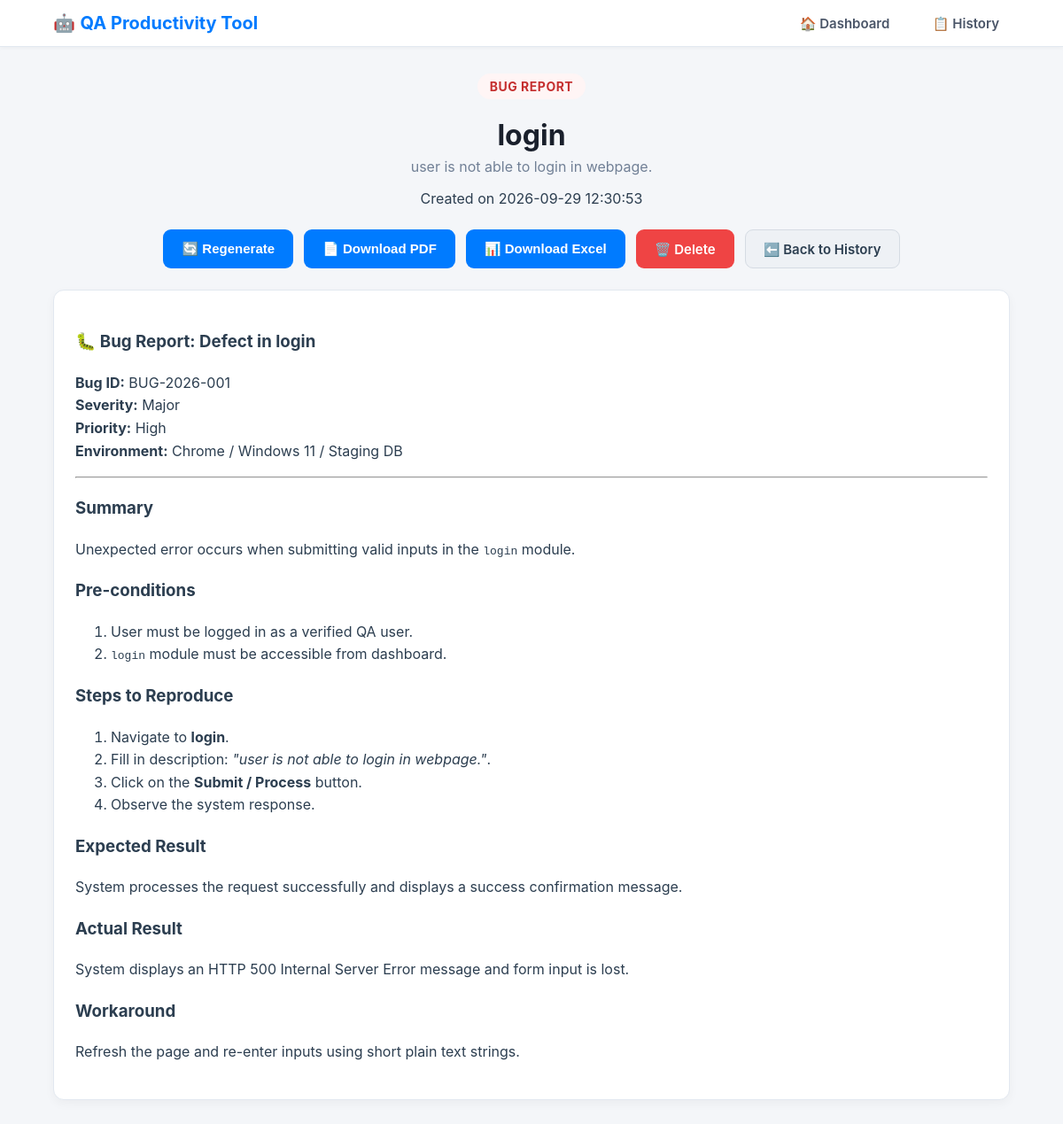
The page /view/50 on the database its author committed.
### tables this page shows
CREATE TABLE reports (
                id INTEGER PRIMARY KEY AUTOINCREMENT,
                type TEXT NOT NULL,
                feature TEXT NOT NULL,
                description TEXT NOT NULL,
                content TEXT,
                created_at TIMESTAMP DEFAULT CURRENT_TIMESTAMP
            );

### app.py (the view)
@app.route("/view/<int:id>")
def view_report(id):
    conn = get_db()
    cursor = conn.cursor()
    cursor.execute("SELECT * FROM reports WHERE id = ?", (id,))
    report = cursor.fetchone()
    conn.close()
    if not report:
        flash("Report not found.")
        return redirect(url_for("history"))
    content_html = markdown.markdown(report["content"] or "", extensions=['tables'])
    return render_template("view.html", report=report, content_html=content_html)

### app.py (called while the page is built, shortened)
def get_db():
    db_path = DATABASE
    conn = sqlite3.connect(db_path)
    conn.row_factory = sqlite3.Row
    return conn

### templates/view.html (shortened to what this page needs)
<!DOCTYPE html>
<html lang="en">
<head>
    <link rel="stylesheet" href="{{ url_for('static', filename='style.css') }}">
</head>
<body>
<header class="navbar">
    <div class="nav-container">
        <div class="logo">🤖 <strong>QA Productivity Tool</strong></div>
        <nav class="nav-links">
            <a href="/">🏠 Dashboard</a>
            <a href="/history">📋 History</a>
        </nav>
    </div>
</header>
<div class="container">
    <div class="result-header">
        <span class="badge badge-large badge-{{ report.type|lower|replace(' ', '-') }}">{{ report.type }}</span>
        <h1>{{ report.feature }}</h1>
        <p class="subtitle">{{ report.description }}</p>
        <p class="timestamp">Created on {{ report.created_at }}</p>
    </div>
    <div class="action-buttons">
        <form action="/regenerate" method="POST" style="display:inline;">
            <button type="submit" class="btn btn-primary">🔄 Regenerate</button>
        </form>
        <form action="/download_pdf" method="POST" style="display:inline;">
            <button type="submit" class="btn btn-primary">📄 Download PDF</button>
        </form>
        <form action="/download_excel" method="POST" style="display:inline;">
            <button type="submit" class="btn btn-primary">📊 Download Excel</button>
        </form>
        <a href="/delete/{{ report.id }}" class="btn btn-danger">🗑️ Delete</a>
        <a href="/history" class="btn btn-secondary">⬅️ Back to History</a>
    </div>
    <div class="ai-result">
        {{ content_html|safe }}
    </div>
</div>
</body>
</html>

### static/style.css (style rules this page uses)
body { margin: 0; padding: 0; background: #f4f6f9; font-family: -apple-system, BlinkMacSystemFont, "Segoe UI", Roboto, Helvetica, Arial, sans-serif; color: #2c3e50; }
.navbar { background: #ffffff; border-bottom: 1px solid #e2e8f0; padding: 14px 0; box-shadow: 0 2px 4px rgba(0,0,0,0.03); }
.nav-container { width: 90%; max-width: 1150px; margin: 0 auto; display: flex; justify-content: space-between; align-items: center; }
.logo { font-size: 20px; color: #007bff; }
.nav-links a { margin-left: 20px; text-decoration: none; color: #4a5568; font-weight: 600; font-size: 15px; padding: 6px 12px; border-radius: 6px; transition: all 0.2s ease; }
.container { width: 90%; max-width: 1150px; margin: 30px auto 60px auto; }
h1 { color: #1a202c; margin-bottom: 6px; }
.subtitle { color: #718096; margin-top: 0; font-size: 16px; }
.btn { display: inline-flex; align-items: center; justify-content: center; min-height: 44px; padding: 0 20px; border-radius: 9px; border: 1px solid transparent; font-size: 15px; font-weight: 600; text-decoration: none; cursor: pointer; box-sizing: border-box; transition: all 0.2s ease; }
.btn-primary { background: #007bff; color: #ffffff; }
.btn-secondary { background: #eef1f5; color: #2c3e50; border-color: #d5dbe3; }
.btn-danger { background: #ef4444; color: #ffffff; }
.action-buttons { display: flex; justify-content: center; align-items: center; gap: 12px; flex-wrap: wrap; margin-top: 24px; }
.badge { display: inline-block; padding: 4px 10px; border-radius: 20px; font-size: 12px; font-weight: 700; text-transform: uppercase; letter-spacing: 0.5px; }
.badge-bug-report { background: #fff5f5; color: #c53030; }
.badge-large { font-size: 14px; padding: 6px 14px; }
.result-header { text-align: center; margin-bottom: 25px; }
.ai-result { background: #ffffff; padding: 24px; border-radius: 12px; border: 1px solid #e2e8f0; box-shadow: 0 4px 12px rgba(0,0,0,0.04); overflow-x: auto; line-height: 1.6; margin-top: 24px; }

### rows shown on the page
reports: type "BUG REPORT", feature "login", description "user is not able to login in webpage.", created_at "2026-09-29 12:30:53", feature "🐛 Bug Report: Defect in login Bug ID: BUG-2026-001 Severity: Major Priority: High Environment: Chrome / Windows 11 / Staging DB Summary Unexpected error occurs when submitting valid inputs in the login module. Pre-conditions User must be logged in as a verified QA user. login module must be accessible from dashboard. Steps to Reproduce Navigate to login . Fill in description: \"user is not able to login in webpage.\" . Click on the Submit / Process button. Observe the system response. Expected Result System processes the request successfully and displays a success confirmation message. Actual Result System displays an HTTP 500 Internal Server Error message and form input is lost. Workaround…"
